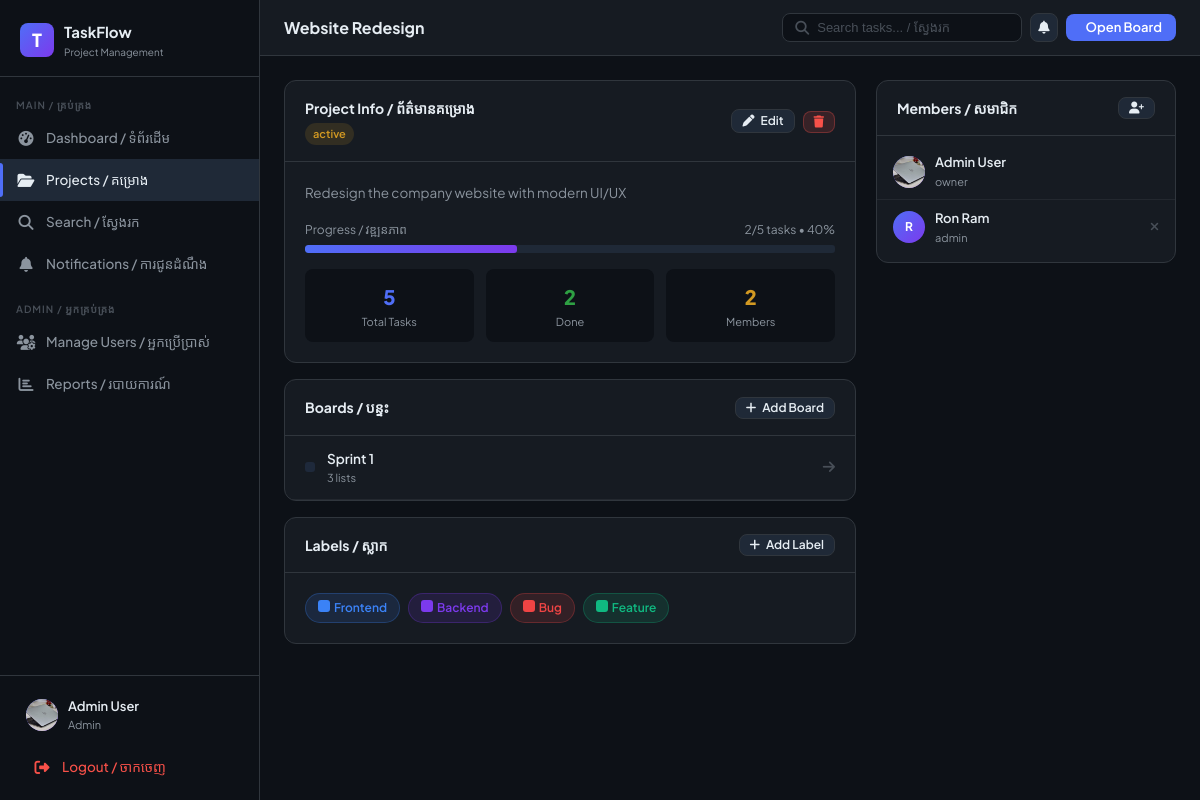
/projects/1/ (signed in), run on the app's committed database.
### core/models.py (models this page shows, shortened)
class User(AbstractUser):
    ROLE_CHOICES = [('admin', 'Admin'), ('member', 'Member')]
    role = models.CharField(max_length=10, choices=ROLE_CHOICES, default='member')
    avatar = models.ImageField(upload_to='avatars/', blank=True, null=True)
    is_active = models.BooleanField(default=True)
    @property
    def is_admin(self):
        return self.role == 'admin'

class Project(models.Model):
    STATUS_CHOICES = [('active', 'Active'), ('archived', 'Archived')]
    owner = models.ForeignKey(User, on_delete=models.CASCADE, related_name='owned_projects')
    name = models.CharField(max_length=150)
    description = models.TextField(blank=True)
    status = models.CharField(max_length=10, choices=STATUS_CHOICES, default='active')
    created_at = models.DateTimeField(auto_now_add=True)
    updated_at = models.DateTimeField(auto_now=True)
    @property
    def total_cards(self):
        return Card.objects.filter(list__board__project=self).count()
    @property
    def done_cards(self):
        return Card.objects.filter(list__board__project=self, status='done').count()
    @property
    def progress(self):
        total = self.total_cards
        return int((self.done_cards / total) * 100) if total > 0 else 0

class Board(models.Model):
    project = models.ForeignKey(Project, on_delete=models.CASCADE, related_name='boards')
    name = models.CharField(max_length=100)
    background = models.CharField(max_length=50, blank=True, default='#1e293b')
    position = models.IntegerField(default=0)
    created_at = models.DateTimeField(auto_now_add=True)
    class Meta:
        ordering = ['position']

class Label(models.Model):
    project = models.ForeignKey(Project, on_delete=models.CASCADE, related_name='labels')
    name = models.CharField(max_length=50)
    color = models.CharField(max_length=20, default='#3b82f6')

class ProjectMember(models.Model):
    ROLE_CHOICES = [('owner', 'Owner'), ('admin', 'Admin'), ('member', 'Member')]
    project = models.ForeignKey(Project, on_delete=models.CASCADE, related_name='members')
    user = models.ForeignKey(User, on_delete=models.CASCADE, related_name='project_memberships')
    role = models.CharField(max_length=10, choices=ROLE_CHOICES, default='member')
    joined_at = models.DateTimeField(auto_now_add=True)
    class Meta:
        unique_together = ('project', 'user')

### core/views.py (the view)
# urls.py: path('projects/<int:project_id>/', views.project_detail, name='project_detail'),
@login_required
def project_detail(request, project_id):
    project = get_object_or_404(Project, id=project_id)
    can_access = (
        request.user.is_admin or
        project.owner == request.user or
        ProjectMember.objects.filter(project=project, user=request.user).exists()
    )
    if not can_access:
        messages.error(request, 'Access denied')
        return redirect('projects')
    members = ProjectMember.objects.filter(project=project).select_related('user')
    boards = project.boards.all()
    member_user_ids = members.values_list('user_id', flat=True)
    all_users = User.objects.filter(is_active=True).exclude(id__in=member_user_ids)
    context = {
        'project': project,
        'members': members,
        'boards': boards,
        'all_users': all_users,
        'unread_count': request.user.notifications.filter(is_read=False).count(),
    }
    return render(request, 'projects/detail.html', context)

### templates/projects/detail.html (shortened to what this page needs)
{% extends 'base.html' %}
{% block page_title %}{{ project.name }}{% endblock %}
{% block topbar_extra %}
{% with board=project.boards.first %}
{% if board %}
<a href="{% url 'board' project.id board.id %}" class="btn btn-primary">
   Open Board
</a>
{% endif %}
{% endwith %}
{% endblock %}
{% block content %}
<div style="display:grid;grid-template-columns:1fr 300px;gap:20px;align-items:start">
  <div>
    <div class="card mb-16">
      <div class="card-header">
        <div>
          <div class="fw-700">Project Info / ព័ត៌មានគម្រោង</div>
          <span class="badge {% if project.status == 'active' %}badge-doing{% else %}badge-todo{% endif %}" style="margin-top:4px">{{ project.status }}</span>
        </div>
        {% if request.user == project.owner or request.user.is_admin %}
        <div style="display:flex;gap:8px">
          <a href="{% url 'project_edit' project.id %}" class="btn btn-secondary btn-sm"><i class="fa-solid fa-pen"></i> Edit</a>
          <form method="post" action="{% url 'project_delete' project.id %}" onsubmit="return confirm('Delete this project?')">
            <button type="submit" class="btn btn-danger btn-sm"><i class="fa-solid fa-trash"></i></button>
          </form>
        </div>
        {% endif %}
      </div>
      <div class="card-body">
        <p style="color:var(--text-muted);font-size:13.5px">{{ project.description|default:"No description provided." }}</p>
        <div style="margin-top:16px">
          <div style="display:flex;justify-content:space-between;font-size:12px;color:var(--text-muted);margin-bottom:6px">
            <span>Progress / វឌ្ឍនភាព</span>
            <span>{{ project.done_cards }}/{{ project.total_cards }} tasks • {{ project.progress }}%</span>
          </div>
          <div class="progress-bar" style="height:8px">
            <div class="progress-fill" style="width:{{ project.progress }}%"></div>
          </div>
        </div>
        <div style="display:grid;grid-template-columns:1fr 1fr 1fr;gap:12px;margin-top:16px">
          <div style="background:var(--bg-dark);border-radius:8px;padding:12px;text-align:center">
            <div style="font-size:20px;font-weight:800;color:var(--accent)">{{ project.total_cards }}</div>
            <div style="font-size:11px;color:var(--text-muted)">Total Tasks</div>
          </div>
          <div style="background:var(--bg-dark);border-radius:8px;padding:12px;text-align:center">
            <div style="font-size:20px;font-weight:800;color:var(--green)">{{ project.done_cards }}</div>
            <div style="font-size:11px;color:var(--text-muted)">Done</div>
          </div>
          <div style="background:var(--bg-dark);border-radius:8px;padding:12px;text-align:center">
            <div style="font-size:20px;font-weight:800;color:var(--yellow)">{{ project.members.count }}</div>
            <div style="font-size:11px;color:var(--text-muted)">Members</div>
          </div>
        </div>
      </div>
    </div>
    <div class="card mb-16">
      <div class="card-header">
        <div class="fw-700">Boards / បន្ទះ</div>
        <button class="btn btn-secondary btn-sm" onclick="showModal('boardModal')">
          <i class="fa-solid fa-plus"></i> Add Board
        </button>
      </div>
      <div class="card-body" style="padding:0">
        {% for board in boards %}
        <a href="{% url 'board' project.id board.id %}" style="display:flex;align-items:center;gap:12px;padding:12px 20px;border-bottom:1px solid rgba(48,54,61,.5);text-decoration:none;color:inherit;transition:background .15s" onmouseover="this.style.background='rgba(255,255,255,.03)'" onmouseout="this.style.background=''">
          <div style="width:10px;height:10px;border-radius:3px;background:{{ board.background }}"></div>
          <div style="flex:1">
            <div style="font-weight:600;font-size:13.5px">{{ board.name }}</div>
            <div style="font-size:11px;color:var(--text-muted)">{{ board.lists.count }} lists</div>
          </div>
          <i class="fa-solid fa-arrow-right" style="color:var(--text-faint)"></i>
        </a>
        {% empty %}
        <div style="padding:24px;text-align:center;color:var(--text-muted)">No boards yet.</div>
        {% endfor %}
      </div>
    </div>
    <div class="card">
      <div class="card-header">
        <div class="fw-700">Labels / ស្លាក</div>
        <button class="btn btn-secondary btn-sm" onclick="showModal('labelModal')"><i class="fa-solid fa-plus"></i> Add Label</button>
      </div>
      <div class="card-body" style="display:flex;flex-wrap:wrap;gap:8px">
        {% for label in project.labels.all %}
        <span style="background:{{ label.color }}22;border:1px solid {{ label.color }}44;color:{{ label.color }};padding:4px 12px;border-radius:20px;font-size:12px;font-weight:600">
          <span class="label-dot" style="background:{{ label.color }}"></span>{{ label.name }}
        </span>
        {% empty %}
        <span class="text-muted text-small">No labels yet.</span>
        {% endfor %}
      </div>
    </div>
  </div>
  <div>
    <div class="card">
      <div class="card-header">
        <div class="fw-700">Members / សមាជិក</div>
        {% if request.user == project.owner or request.user.is_admin %}
        <button class="btn btn-secondary btn-sm" onclick="showModal('memberModal')">
          <i class="fa-solid fa-user-plus"></i>
        </button>
        {% endif %}
      </div>
      <div class="card-body" style="padding:8px 0">
        {% for m in members %}
        <div style="display:flex;align-items:center;gap:10px;padding:8px 16px;{% if not forloop.last %}border-bottom:1px solid rgba(48,54,61,.5){% endif %}">
          <div class="user-avatar" style="width:32px;height:32px;font-size:12px">
            {% if m.user.avatar %}<img src="{{ m.user.avatar.url }}" alt="">
            {% else %}{{ m.user.username|first|upper }}{% endif %}
          </div>
          <div style="flex:1">
            <div style="font-size:13px;font-weight:600">{{ m.user.get_full_name|default:m.user.username }}</div>
            <div style="font-size:11px;color:var(--text-muted)">{{ m.role }}</div>
          </div>
          {% if request.user == project.owner and m.user != request.user %}
          <a href="{% url 'project_remove_member' project.id m.user.id %}" style="color:var(--text-faint);font-size:12px" onclick="return confirm('Remove this member?')"><i class="fa-solid fa-xmark"></i></a>
          {% endif %}
        </div>
        {% endfor %}
      </div>
    </div>
  </div>
</div>
{% endblock %}

### templates/base.html (shortened to what this page needs)
{% load static %}
<!DOCTYPE html>
<html lang="km-en">
<head>
<link rel="stylesheet" href="{% static 'css/main.css' %}">
<link rel="stylesheet" href="https://cdnjs.cloudflare.com/ajax/libs/font-awesome/6.5.0/css/all.min.css">
</head>
<body>
<aside class="sidebar" id="sidebar">
  <div class="sidebar-logo">
    <div class="logo-icon">T</div>
    <div>
      <div class="logo-text">TaskFlow</div>
      <div class="logo-sub">Project Management</div>
    </div>
  </div>
  <nav class="sidebar-nav">
    <div class="nav-section">Main / គ្រប់គ្រង</div>
    <a href="{% url 'dashboard' %}" class="nav-link {% if request.resolver_match.url_name == 'dashboard' %}active{% endif %}">
      <span class="nav-icon"><i class="fa-solid fa-gauge-high"></i></span>
      Dashboard / ទំព័រដើម
    </a>
    <a href="{% url 'projects' %}" class="nav-link {% if 'project' in request.resolver_match.url_name %}active{% endif %}">
      <span class="nav-icon"><i class="fa-solid fa-folder-open"></i></span>
      Projects / គម្រោង
    </a>
    <a href="{% url 'search' %}" class="nav-link {% if request.resolver_match.url_name == 'search' %}active{% endif %}">
      <span class="nav-icon"><i class="fa-solid fa-magnifying-glass"></i></span>
      Search / ស្វែងរក
    </a>
    <a href="{% url 'notifications' %}" class="nav-link {% if request.resolver_match.url_name == 'notifications' %}active{% endif %}">
      <span class="nav-icon"><i class="fa-solid fa-bell"></i></span>
      Notifications / ការជូនដំណឹង
    </a>
    {% if user.is_admin %}
    <div class="nav-section" style="margin-top:8px">Admin / អ្នកគ្រប់គ្រង</div>
    <a href="{% url 'admin_users' %}" class="nav-link {% if request.resolver_match.url_name == 'admin_users' %}active{% endif %}">
      <span class="nav-icon"><i class="fa-solid fa-users-gear"></i></span>
      Manage Users / អ្នកប្រើប្រាស់
    </a>
    <a href="{% url 'admin_reports' %}" class="nav-link {% if request.resolver_match.url_name == 'admin_reports' %}active{% endif %}">
      <span class="nav-icon"><i class="fa-solid fa-chart-bar"></i></span>
      Reports / របាយការណ៍
    </a>
    {% endif %}
  </nav>
  <div class="sidebar-footer">
    <a href="{% url 'profile' %}" class="user-card">
      <div class="user-avatar">
        {% if user.avatar %}<img src="{{ user.avatar.url }}" alt="">
        {% else %}{{ user.username|first|upper }}{% endif %}
      </div>
      <div class="user-info">
        <div class="user-name">{{ user.get_full_name|default:user.username }}</div>
        <div class="user-role">{{ user.role }}</div>
      </div>
    </a>
    <a href="{% url 'logout' %}" class="nav-link" style="margin-top:4px; color: var(--red)">
      <span class="nav-icon"><i class="fa-solid fa-right-from-bracket"></i></span>
      Logout / ចាកចេញ
    </a>
  </div>
</aside>
<div class="main-content">
  <div class="topbar">
    <div class="topbar-title">{% block page_title %}{% endblock %}</div>
    <div class="topbar-actions">
      <form action="{% url 'search' %}" method="get" class="search-bar">
        <i class="fa-solid fa-magnifying-glass" style="color:var(--text-faint)"></i>
        <input type="text" name="q" placeholder="Search tasks... / ស្វែងរក" value="{{ request.GET.q }}">
      </form>
      <a href="{% url 'notifications' %}" class="btn btn-icon btn-secondary" style="position:relative">
        <i class="fa-solid fa-bell"></i>
      </a>
      {% block topbar_extra %}{% endblock %}
    </div>
  </div>
  <div class="page-content">
    {% block content %}{% endblock %}
  </div>
</div>
</body>
</html>

### data on the page
User: avatar (picture), get_full_name "Admin User", role "Admin"
Project: name "Website Redesign", status "active", description "Redesign the company website with modern UI/UX", done_cards "2", total_cards "5", progress "40", members.count "2"
Board: name "Sprint 1", lists.count "3"
Label: name "Frontend"
Label: name "Backend"
Label: name "Bug"
Label: name "Feature"
ProjectMember: user.avatar (picture), user.get_full_name "Admin User", role "owner"
ProjectMember: user.username|first "R", user.get_full_name "Ron Ram", role "admin"
